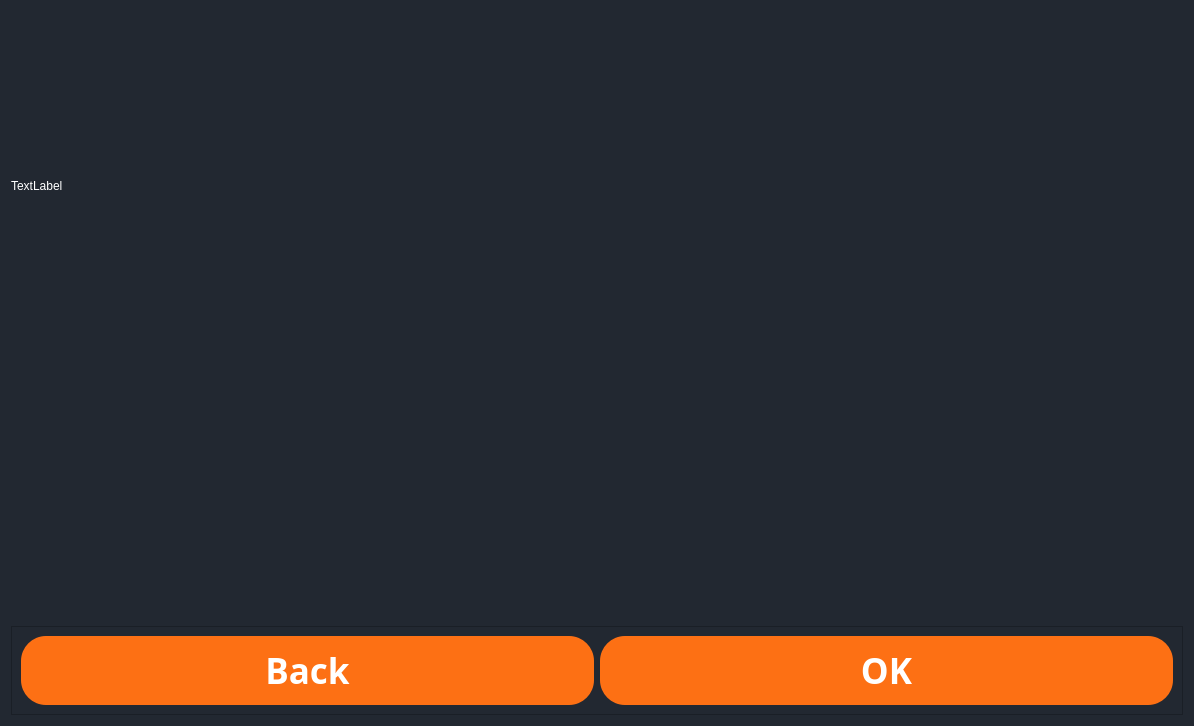
<?xml version="1.0" encoding="UTF-8"?>
<ui version="4.0">
 <class>Form</class>
 <widget class="QWidget" name="Form">
  <property name="geometry">
   <rect>
    <x>0</x>
    <y>0</y>
    <width>1194</width>
    <height>726</height>
   </rect>
  </property>
  <property name="windowTitle">
   <string>Form</string>
  </property>
  <property name="styleSheet">
   <string notr="true">QWidget {
    background-color: rgb(34, 40, 49);
	color: rgb(255, 255, 255)
}
</string>
  </property>
  <layout class="QVBoxLayout" name="verticalLayout">
   <item>
    <widget class="QLabel" name="label">
     <property name="text">
      <string>TextLabel</string>
     </property>
    </widget>
   </item>
   <item alignment="Qt::AlignBottom">
    <widget class="QFrame" name="frame">
     <property name="frameShape">
      <enum>QFrame::StyledPanel</enum>
     </property>
     <property name="frameShadow">
      <enum>QFrame::Raised</enum>
     </property>
     <layout class="QHBoxLayout" name="horizontalLayout">
      <item>
       <widget class="QPushButton" name="main_butten">
        <property name="font">
         <font>
          <family>Microsoft YaHei</family>
          <pointsize>26</pointsize>
          <weight>75</weight>
          <bold>true</bold>
         </font>
        </property>
        <property name="cursor">
         <cursorShape>PointingHandCursor</cursorShape>
        </property>
        <property name="toolTip">
         <string>&lt;html&gt;&lt;head/&gt;&lt;body&gt;&lt;p&gt;Go to the main window&lt;/p&gt;&lt;/body&gt;&lt;/html&gt;</string>
        </property>
        <property name="styleSheet">
         <string notr="true">QPushButton {
	background-color: #FD7014;
	border-radius: 25px;
    border: none;
    padding: 10px 40px;
	color: rgb(255, 255, 255)
}
QPushButton:hover {
    background-color: #E65C00; 
}
QPushButton:pressed {
    background-color: #CC4D00; 
}

QPushButton {
    box-shadow: 0px 4px 10px rgba(0, 0, 0, 0.5); 
}</string>
        </property>
        <property name="text">
         <string>Back</string>
        </property>
       </widget>
      </item>
      <item>
       <widget class="QPushButton" name="Professional_OK">
        <property name="font">
         <font>
          <family>Microsoft YaHei</family>
          <pointsize>26</pointsize>
          <weight>75</weight>
          <bold>true</bold>
         </font>
        </property>
        <property name="cursor">
         <cursorShape>PointingHandCursor</cursorShape>
        </property>
        <property name="styleSheet">
         <string notr="true">QPushButton {
	background-color: #FD7014;
	border-radius: 25px;
    border: none;
    padding: 10px 40px;
	color: rgb(255, 255, 255)
}
QPushButton:hover {
    background-color: #E65C00; 
}
QPushButton:pressed {
    background-color: #CC4D00; 
}

QPushButton {
    box-shadow: 0px 4px 10px rgba(0, 0, 0, 0.5); 
}</string>
        </property>
        <property name="text">
         <string>OK</string>
        </property>
       </widget>
      </item>
     </layout>
    </widget>
   </item>
  </layout>
 </widget>
 <resources/>
 <connections/>
</ui>
